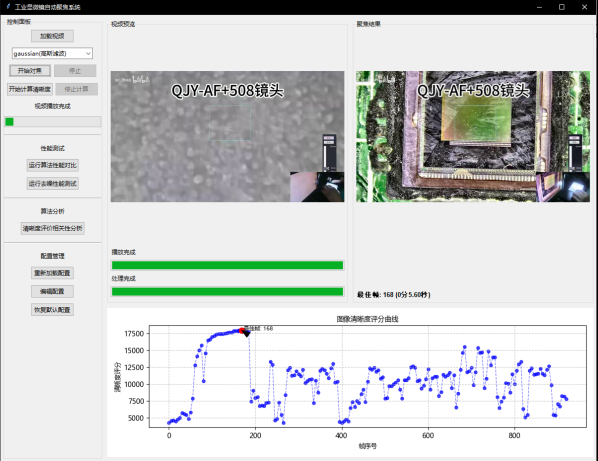
#> input picture image.png, 598 x 461 px
$ python -i preprocessing.py   (imports and definitions only)   (older library calls are emulated)
#> lines starting #> are read from the running program, lines starting #| are printed output that depends on the picture
#> further down, picture is the input picture: shape (461, 598, 3); mean B, G, R 204.3, 205.7, 203.3
import cv2
import numpy as np

class ImagePreprocessor:
    def __init__(self,config=None):
        self.config = config or {}

        self.denoise_methods = {
            'gaussian(高斯滤波)': {
                'func': cv2.GaussianBlur,
                'params': {
                    'light': {'ksize': (3,3), 'sigmaX': 0},
                    'medium': {'ksize': (5,5), 'sigmaX': 0},
                    'heavy': {'ksize': (7,7), 'sigmaX': 0}
                }
            },
            'median(中值滤波)': {
                'func': cv2.medianBlur,
                'params': {
                    'light': {'ksize': 3},
                    'medium': {'ksize': 5},
                    'heavy': {'ksize': 7}
                }
            },
            'bilateral(双边滤波)': {
                'func': cv2.bilateralFilter,
                'params': {
                    'light': {'d': 9, 'sigmaColor': 75, 'sigmaSpace': 75},
                    'medium': {'d': 15, 'sigmaColor': 75, 'sigmaSpace': 75},
                    'heavy': {'d': 21, 'sigmaColor': 75, 'sigmaSpace': 75}
                }
            }
        }

    def estimate_noise(self, img):
        """判断噪声级别"""
        gray = cv2.cvtColor(img, cv2.COLOR_BGR2GRAY) if len(img.shape) == 3 else img
        noise = cv2.Laplacian(gray, cv2.CV_64F).var()

        # 从配置中获取阈值
        thresholds = self.config.get('thresholds', {})
        light_threshold = thresholds.get('light', 500)
        medium_threshold = thresholds.get('medium', 1000)

        if noise < light_threshold:
            return 'light'
        elif noise < medium_threshold:
            return 'medium'
        return 'heavy'

    def denoise(self, img, method='bilateral(双边滤波)'):

        noise_level = self.estimate_noise(img)
        method_info = self.denoise_methods[method]

        # 根据噪声级别获取参数
        params = method_info['params'][noise_level]

        # 调用相应的OpenCV函数
        return method_info['func'](img, **params)

    def enhance_contrast(self, img):
        """对比度增强"""
        # 转换到LAB颜色空间
        lab = cv2.cvtColor(img, cv2.COLOR_BGR2LAB)
#> lab: shape (461, 598, 3); mean of channels 0, 1, 2 208.5, 127.4, 128.5
        # 分离L通道
        l, a, b = cv2.split(lab)
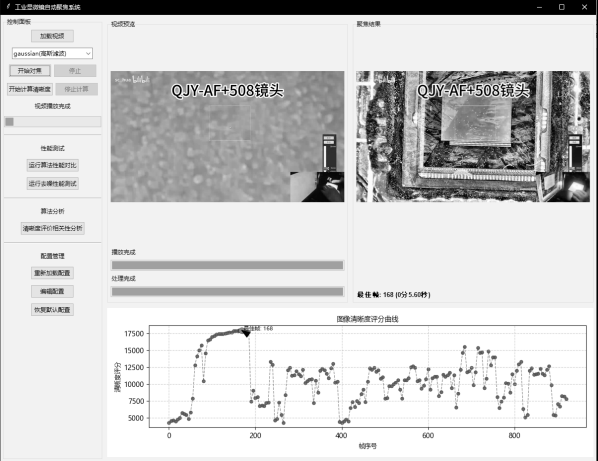
#> l: shape (461, 598); min 0, max 255, mean 208.5
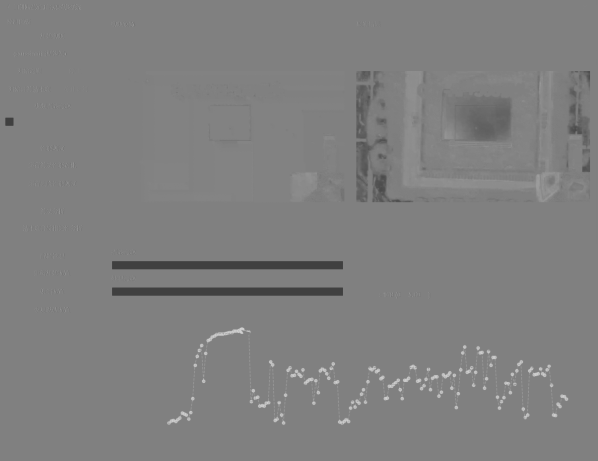
#> a: shape (461, 598); min 64, max 208, mean 127.4
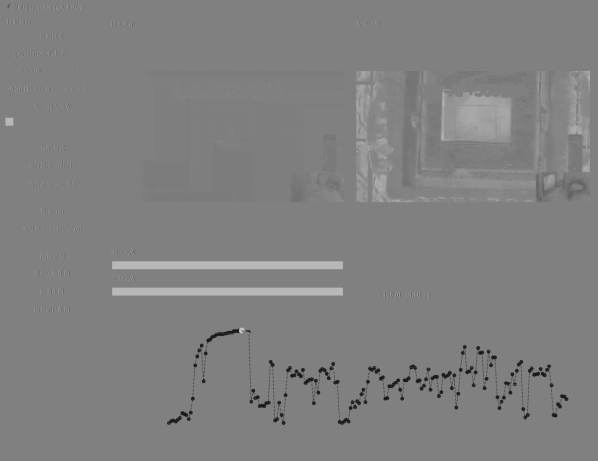
#> b: shape (461, 598); min 20, max 195, mean 128.5
        # 创建CLAHE对象
        clahe = cv2.createCLAHE(clipLimit=3.0, tileGridSize=(8,8))
        # 应用CLAHE到L通道
        cl = clahe.apply(l)
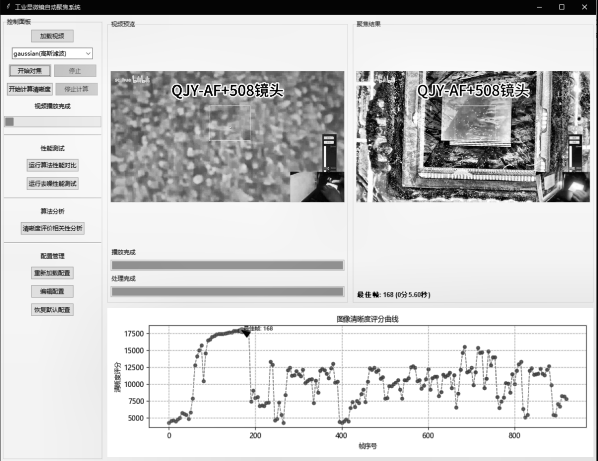
#> cl: shape (461, 598); min 0, max 255, mean 205.6
        # 合并通道
        merged = cv2.merge((cl,a,b))
#> merged: shape (461, 598, 3); mean of channels 0, 1, 2 205.6, 127.4, 128.5
        # 转换回BGR颜色空间
        return cv2.cvtColor(merged, cv2.COLOR_LAB2BGR)
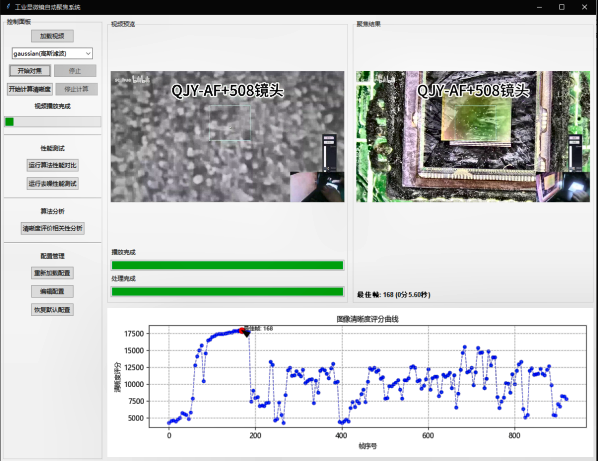
#> returned value: shape (461, 598, 3); mean B, G, R 201.6, 203.1, 200.6

>>> import cv2
>>> picture = cv2.imread('../../image.png')
>>> result = ImagePreprocessor().enhance_contrast(picture)
